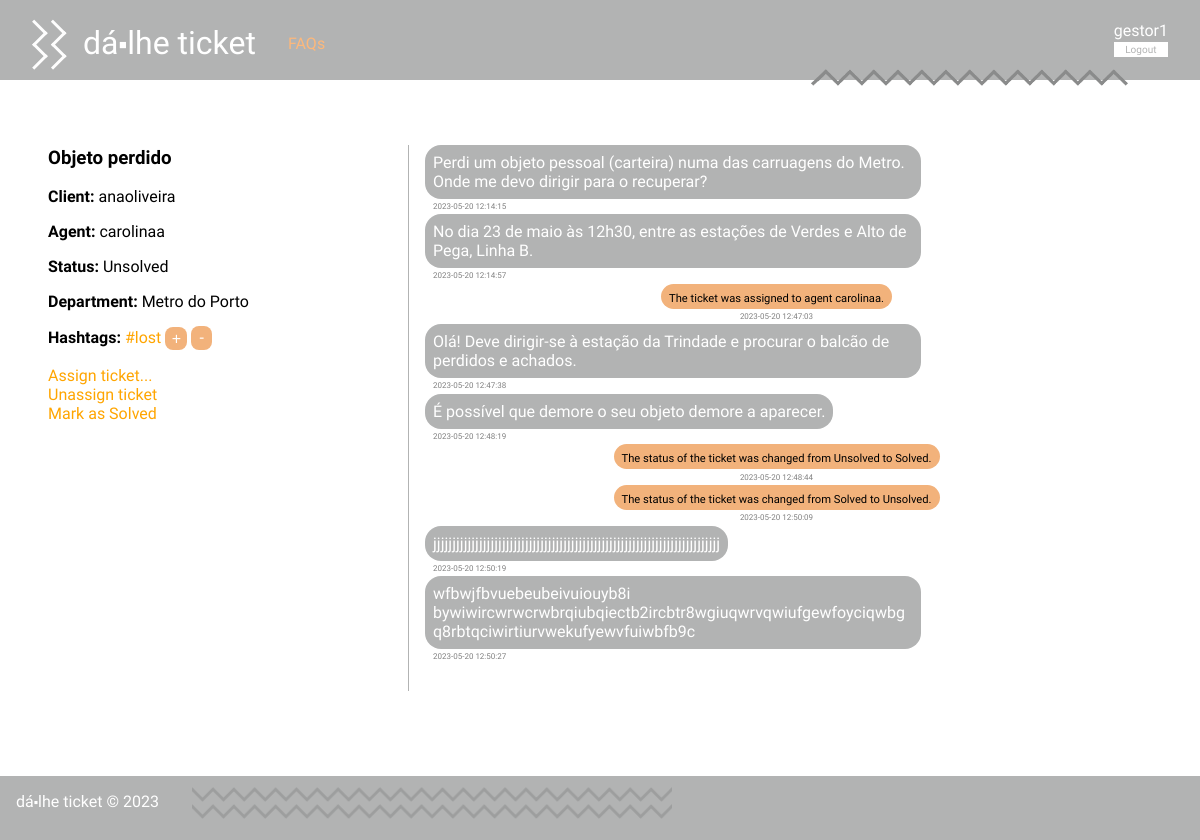
/pages/ticket.php?id=9 (signed in), run on the app's committed database.
### tables this page shows
CREATE TABLE Ticket(
   id integer primary key autoincrement,
   title varchar(60) not null,
   client varchar(20) not null,
   agent varchar(20),
   status varchar(10) not null,
   department varchar(20),
   foreign key (client) references User(username),
   foreign key (agent) references User(username),
   foreign key (department) references Department(name)
);

CREATE TABLE Hashtag(
   tag varchar(20) primary key
);

CREATE TABLE Message(
   id integer primary key autoincrement,
   ticketId integer not null,
   isFromClient boolean not null,
   message text not null,
   author varchar(20) not null,
   datetime datetime not null,
   foreign key (ticketId) references Ticket(id)
);

CREATE TABLE Change(
   id integer primary key autoincrement,
   ticketId integer not null,
   agent varchar(20),
   action text,
   datetime datetime not null,
   foreign key (ticketId) references Ticket(id),
   foreign key (agent) references User(id)
);

### pages/ticket.php (called while the page is built, shortened)
<?php
    require_once(__DIR__ . '/../database/connection.db.php');
    require_once(__DIR__ . '/../database/ticket.class.php');
    require_once(__DIR__ . '/../database/user.class.php');
    require_once(__DIR__ . '/../templates/common.tpl.php');
    require_once(__DIR__ . '/../templates/ticket.tpl.php');
    require_once(__DIR__ . '/../utils/session.php');
    $db = getDatabaseConnection();
    $ticket = Ticket::getTicketById($db, intval($_GET['id']));
    drawTicket($db, $ticket);
?>

### database/ticket.class.php (called while the page is built, shortened)
<?php
require_once(__DIR__ . '/hashtag.class.php');
require_once(__DIR__ . '/change.class.php');
class Ticket {
    public int $id;
    public function __construct(int $id, string $title, string $client, ?string $agent, string $status, string $department) {
        $this->id = $id;
        $this->title = $title;
        $this->client = $client;
        $this->agent = $agent;
        $this->status = $status;
        $this->department = $department;
    }
    public function getHashtags(PDO $db) : array {
        $stmt = $db->prepare('SELECT h.tag FROM Hashtag h JOIN TicketHashtag th ON h.tag = th.tag WHERE th.ticketId = ?');
        $stmt->execute(array($this->id));
        $hashtags = array();
        while($hashtag = $stmt->fetch()){
            $hashtags[] = new Hashtag($hashtag['tag']);
        }
        return $hashtags;
    }
    static public function getTicketById(PDO $db, int $id) : Ticket {
        $stmt = $db->prepare('SELECT * from Ticket WHERE id = ?');
        $stmt->execute(array($id));
        $line = $stmt->fetchAll()[0];
        $ticket = new Ticket(
            $line['id'],
            $line['title'],
            $line['client'],
            $line['agent'],
            $line['status'],
            $line['department'],
        );
        return $ticket;
    }
}
?>

### utils/session.php (called while the page is built, shortened)
<?php
  class Session {
    public function getName() : ?string {
      return isset($_SESSION['name']) ? $_SESSION['name'] : null;
    }
  }
?>

### database/user.class.php (called while the page is built, shortened)
<?php
class User{
  public function __construct(string $name, string $username, string $email, string $type, $department, int $ticket_count, int $closed_tickets){
    $this->type = $type;
  }
  static public function getUserTypeByUsername(PDO $db, string $username) : string {
    $stmt = $db->prepare('SELECT type from User where username = ?');
    $stmt->execute(array($username));
    return $stmt->fetchAll()[0]['type'];
  }
  static public function getUserByUsername(PDO $db, string $username) : User {
    $stmt = $db->prepare('SELECT * from User where username = ?');
    $stmt->execute(array($username));
    $user = $stmt->fetchAll()[0];
    return new User(
      $user['name'],
      $user['username'],
      $user['email'],
      $user['type'],
      $user['department'],
      intval($user['ticket_count']),
      intval($user['closed_tickets'])
    );
  }
}
?>

### database/hashtag.class.php (called while the page is built, shortened)
<?php
  class Hashtag{
    public function __construct(string $tag){
      $this->tag = $tag;
    }
  }
?>

### database/message.class.php (called while the page is built, shortened)
<?php
  require_once(__DIR__ . '/../utils/session.php');
  require_once(__DIR__ . '/change.class.php');
  class Message{
    public string $author;
    public function __construct(int $id, int $ticketId, bool $isFromClient, string $message, string $author, string $datetime){
      $this->message = $message;
      $this->author = $author;
      $this->datetime = $datetime;
    }
    public function isMine(PDO $db){
      $session = new Session();
      return $this->author == $session->getName();
    }
    static public function getAllMessagesAndChangesFromTicket(PDO $db, int $id) : array {
        $stmt = $db->prepare('
            SELECT m.id, m.ticketId, m.isFromClient, m.message, m.author, m.datetime
            FROM Message m JOIN Ticket t
            ON m.ticketId = t.id
            WHERE t.id = ?
        ');
        $stmt->execute(array($id));
        $messages = array();
        while($message = $stmt->fetch()){
            $messages[] = new Message(
            $message['id'],
            intval($message['ticketId']),
            $message['isFromClient'] == 1,
            $message['message'],
            $message['author'],
            $message['datetime']
            );
        }
        $stmt = $db->prepare('
            SELECT m.id, m.ticketId, m.agent, m.action, m.datetime
            FROM Change m JOIN Ticket t
            ON m.ticketId = t.id
            WHERE t.id = ?
        ');
        $stmt->execute(array($id));
        $changes = array();
        while($change = $stmt->fetch()){
            $changes[] = new Change(
            $change['id'],
            intval($change['ticketId']),
            $change['agent'],
            $change['action'],
            $change['datetime']
            );
        }
        $all = array_merge($messages, $changes);
        usort($all, function($a, $b){
            return strtotime($a->datetime) > strtotime($b->datetime);
        });
        return $all;
    }
  }
?>

### database/change.class.php (called while the page is built, shortened)
<?php
class Change{
    public function __construct(int $id, int $ticketId, ?string $agent, string $action, string $datetime){
        $this->action = $action;
        $this->datetime = $datetime;
    }
}
?>

### templates/ticket.tpl.php (the view, shortened to what this page needs)
<?php
    require_once(__DIR__ . '/../database/ticket.class.php');
    require_once(__DIR__ . '/../database/hashtag.class.php');
    require_once(__DIR__ . '/../database/message.class.php');
?>
<?php function drawTicket(PDO $db, Ticket $ticket) {
    $session = new Session();
    $me = User::getUserByUsername($db, $session->getName());
    $hasTags = false;
    ?>
    <div class="ticket_details">
        <div class="ticket_info">
            <h3><?= $ticket->title ?></h3>
            <div class="ticket_client"><span class="bold">Client:</span> <?= $ticket->client ?></div>
            <?php if($ticket->agent !== null) { ?>
                <div class="ticket_agent"><span class="bold">Agent:</span> <?= $ticket->agent ?></div>
            <?php } ?>
            <div class="ticket_status"><span class="bold">Status:</span> <?= $ticket->status ?></div>
            <div class="ticket_department"><span class="bold">Department:</span> <?= $ticket->department ?></div>
            <div class="ticket_hashtags"><span class="bold">Hashtags: </span>
                <?php foreach($ticket->getHashtags($db) as $hashtag) {
                    $hasTags = true;
                ?>
                    <span class="hashtag">
                    <?php
                    if ($me->type == 'user') {
                    ?>
                        #<?= $hashtag->tag ?>
                    <?php
                    } else {
                    ?>
                        <a href="../pages/hashtag.php?tag=<?= $hashtag->tag ?>">
                            #<?= $hashtag->tag ?>
                        </a>
                    <?php
                    }
                    ?>
                    </span>
                <?php
                }
            if ($me->type == 'admin' || $ticket->agent == $me->username) {
                ?>
                <button class="add_hashtag">+</button>
            <?php
                if ($hasTags) {
            ?>
                <a href="../pages/remove_hashtag.php?id=<?= $ticket->id ?>" class="remove_hashtag">-</a>
            <?php
                }
            ?>
            <?php
            }
            ?>
            </div>
            <div class="ticket_options">
                <?php
                    if (($me->type == 'admin' || $me->department == $ticket->department) && $ticket->status == 'Unsolved') {
            ?>
                    <a href="../pages/assign_ticket.php?id=<?= $ticket->id ?>">Assign ticket...</a>
            <?php
                    } if ($ticket->agent != null && $ticket->status == 'Unsolved' && $me->type == 'admin') {
            ?>
                    <a href=<?=("../actions/action_abandon_ticket.php?id=" . $ticket->id)?>>
                        Unassign ticket
                    </a>
            <?php
                    }
                    if ($me->type == 'admin' || $ticket->agent == $me->username) {
            ?>
                    <a href="../actions/action_change_ticket_status.php?id=<?= $ticket->id ?>">
                        Mark as <?= $ticket->status == 'Unsolved'? 'Solved' : 'Unsolved' ?>
                    </a>
            <?php
                    }
                ?>
            </div>
        </div>
        <?php
            if(User::getUserTypeByUsername($db, $session->getName()) == 'admin' || $session->getName() == $ticket->agent || $session->getName() == $ticket->client || $ticket->agent == null) {
        ?>
        <div class="ticket_messages">
            <div class="message_list">
        <?php
            foreach(Message::getAllMessagesAndChangesFromTicket($db, $ticket->id) as $message) {
                if($message instanceof Message) {?>
                    <div class="ticket_message <?= $message->isMine($db) ? 'right' : 'left' ?>">
                        <div class="ticket_message_text"><p><?= htmlentities($message->message) ?></p></div>
                        <div class="date_not_hidden"><?= $message->datetime ?></div>
                    </div>
                <?php } else { ?>
                    <div class='ticket_message center'>
                        <div class="ticket_message_text"><p><?= $message->action ?></p></div>
                        <div class="date_not_hidden"><?= $message->datetime ?></div>
                    </div>
                <?php }
            }
                ?>
<?php } ?>
<?php } ?>

### css/style.css (style rules this page uses)
body { font-family: 'Allerta Stencil', sans-serif; margin: 0; padding: 0; display: grid; grid-template-columns: auto; grid-template-rows: 5em auto 4em; grid-template-areas: "header" "main" "footer"; min-height: 100vh; background-color: #b2b3b3; }
a { text-decoration: none; color: orange; }
button { background-color: #b2b3b3; color: #ffffff; border: none; border-radius: 0.5em; padding: 0.5em; font-size: 1em; font-weight: 100; cursor: pointer; margin: 1em 0; }
p { overflow-wrap: break-word; }
.username, .email, .type, .ticket_client, .ticket_agent, .ticket_status, .ticket_department, .ticket_hashtags, .agent_department, .assigned_tickets, .solved_tickets { margin-bottom: 1em; }
.bold { font-weight: bold; }
@media (min-width: 50em) { .ticket_details { display: grid; grid-template-columns: 30vw 60vw; grid-template-rows: 67vh; grid-template-areas: "left right"; } }
@media (min-width: 50em) { .ticket_details .ticket_info { grid-area: left; padding-right: 1em; } }
@media (min-width: 50em) { .ticket_details .ticket_messages { grid-area: right; height: 100 vh; overflow-y: scroll; border-left-color: #b2b3b3; border-left-style: solid; border-left-width: 1px; border-top: none; padding-left: 1em; margin-top: 3.7em; padding-top: 0; align-self: end; justify-self: stretch; min-width: none; height: 65vh; display: grid; grid-template-rows: auto 2.5em; grid-template-areas: "message_list" "form"; } }
@media (min-width: 50em) { .message_list { grid-area: message_list; align-self: end; } }
.ticket_message_text { display: inline-block; border-radius: 1em; padding: 0.5em; word-break: break-word; max-width: 40vw; }
.left .ticket_message_text { background-color: #b2b3b3; }
.left p { display: inline; margin: 0; color:white; }
.center { display: grid; justify-content: center; grid-template-areas: "center" "date"; }
.center .ticket_message_text { grid-area: center; background-color: #f2b27b; padding: 0.2em 0.5em; text-align: center; }
.center p { display: inline; margin: 0; color: black; font-size: 0.7em; }
.date_not_hidden { grid-area: date; display: block; color: grey; font-size: 0.5em; margin-top: 0.2rem; }
.left .date_not_hidden { margin-left: 0.5rem; }
.center .date_not_hidden { justify-self: center; }
.ticket_message { margin-bottom: 0.2em; }
button.add_hashtag, a.remove_hashtag { background-color: white; color: #ef7f1a; padding: 0; margin: 0; }
button.add_hashtag, a.remove_hashtag { background-color: #f2b27b; color: white; border-radius: 0.5em; padding: 0.15em 0.4em; }
a.remove_hashtag { padding: 0.15em 0.5em; }
.ticket_options a { display: block; }

### data on the page
ticket: title "Objeto perdido", client "anaoliveira", agent "carolinaa", status "Unsolved", department "Metro do Porto"
hashtag: tag "lost"
message: message "Perdi um objeto pessoal (carteira) numa das carruagens do Metro. Onde me devo dirigir para o recuperar?", datetime "2023-05-20 12:14:15"
message: message "No dia 23 de maio às 12h30, entre as estações de Verdes e Alto de Pega, Linha B.", datetime "2023-05-20 12:14:57"
change: action "The ticket was assigned to agent carolinaa.", datetime "2023-05-20 12:47:03"
message: message "Olá! Deve dirigir-se à estação da Trindade e procurar o balcão de perdidos e achados.", datetime "2023-05-20 12:47:38"
message: message "É possível que demore o seu objeto demore a aparecer.", datetime "2023-05-20 12:48:19"
change: action "The status of the ticket was changed from Unsolved to Solved.", datetime "2023-05-20 12:48:44"
change: action "The status of the ticket was changed from Solved to Unsolved.", datetime "2023-05-20 12:50:09"
message: message "jjjjjjjjjjjjjjjjjjjjjjjjjjjjjjjjjjjjjjjjjjjjjjjjjjjjjjjjjjjjjjjjjjjjjjjjjjj", datetime "2023-05-20 12:50:19"
message: message "wfbwjfbvuebeubeivuiouyb8i bywiwircwrwcrwbrqiubqiectb2ircbtr8wgiuqwrvqwiufgewfoyciqwbgq8rbtqciwirtiurvwekufyewvfuiwbfb9c", datetime "2023-05-20 12:50:27"

### other printed values
$name "dá⬝lhe ticket"
$session->getName() "gestor1"
